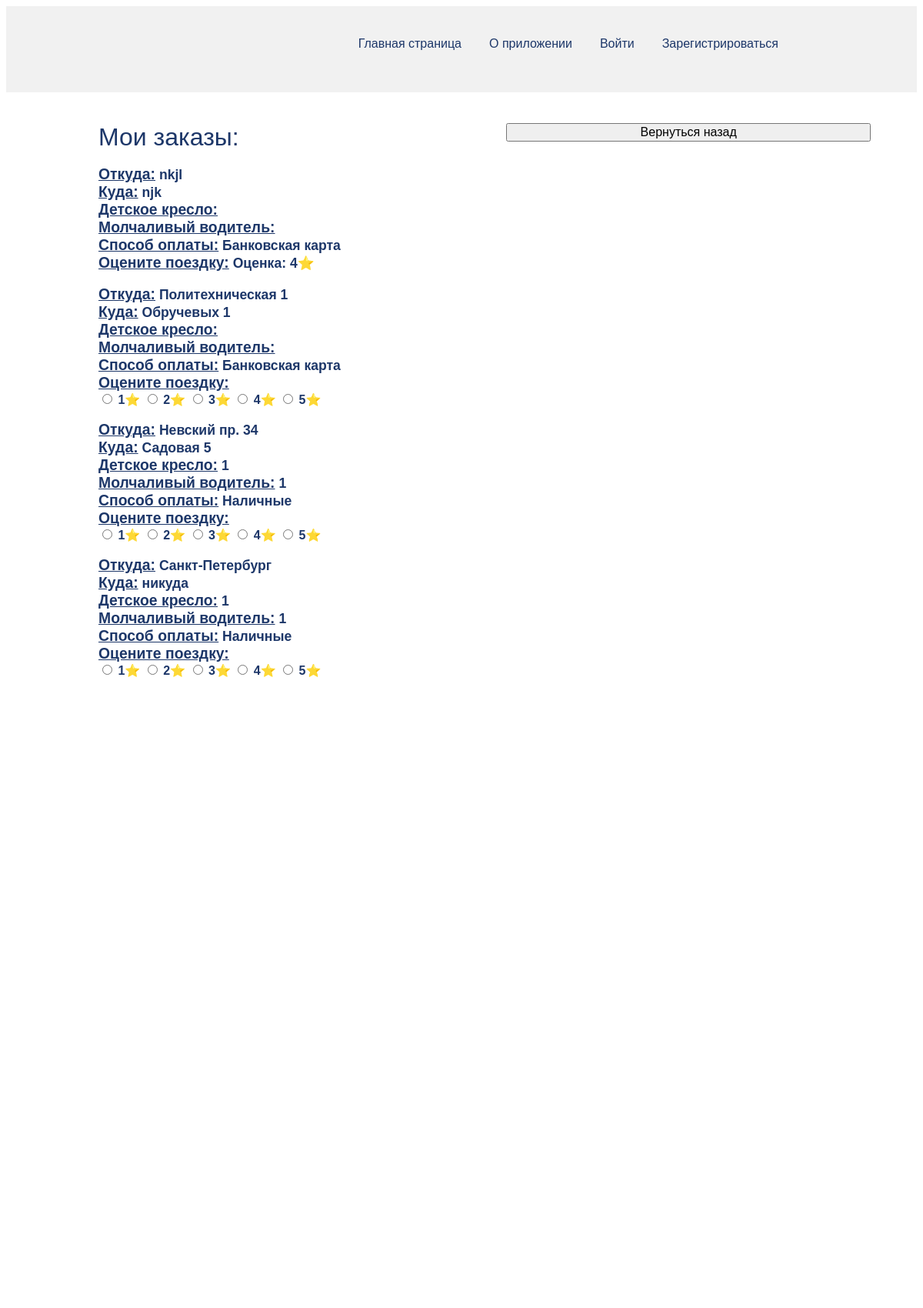
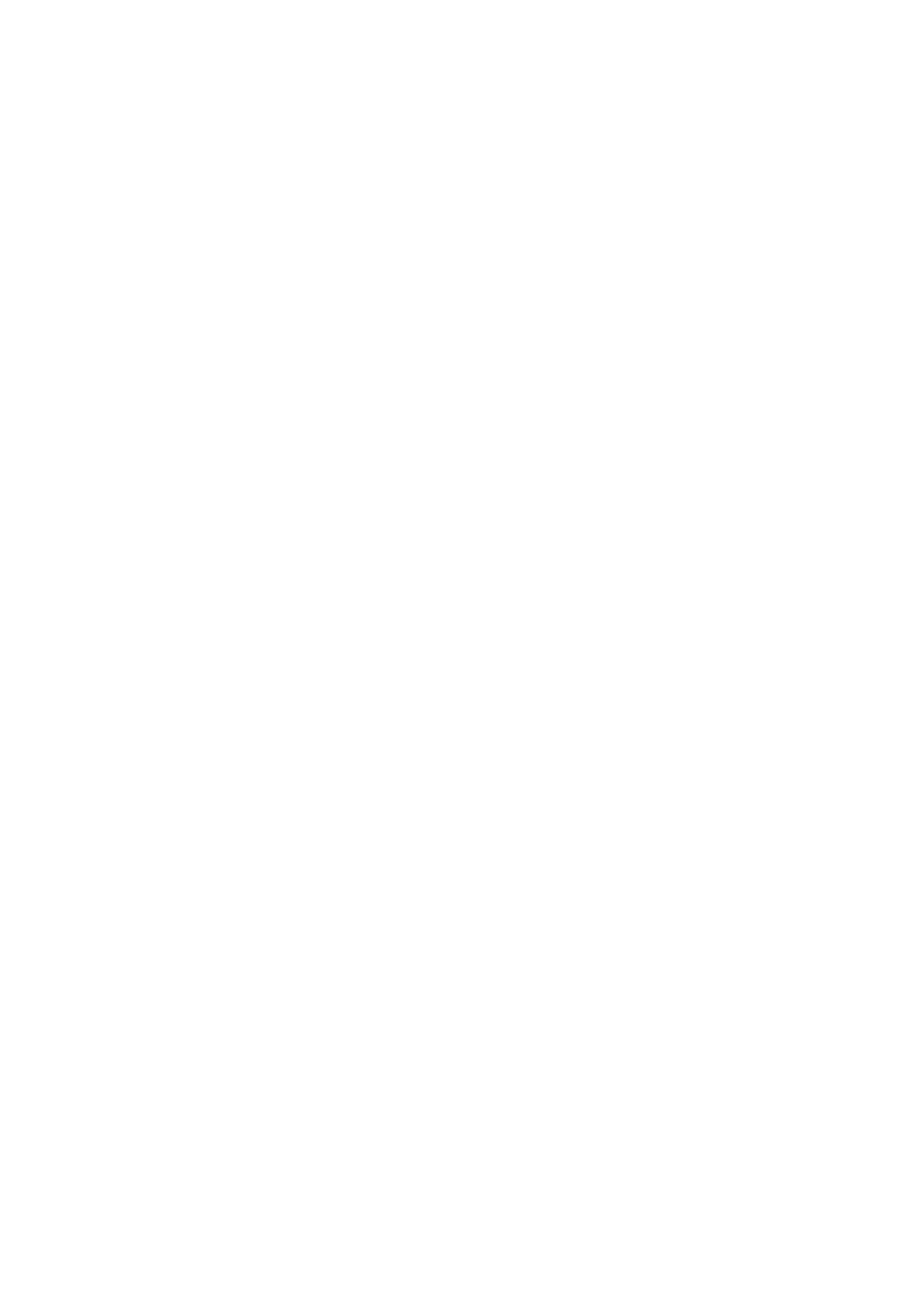
Page /taxi/pages/user_orders.php (signed in, upper part) on the committed database (2 pictures, top to bottom).
### tables this page shows
CREATE TABLE `orders` (
  `OrderID` int NOT NULL,
  `UserID` int NOT NULL,
  `DriverID` int NOT NULL,
  `StartLocation` varchar(100) NOT NULL,
  `EndLocation` varchar(100) NOT NULL,
  `Amount` float DEFAULT NULL,
  `BabyChair` tinyint(1) DEFAULT '0',
  `SilentDriver` tinyint(1) DEFAULT '0',
  `PaymentMethodID` int NOT NULL,
  `Mark` float DEFAULT NULL
);

CREATE TABLE `paymentmethods` (
  `PaymentMethodID` int NOT NULL,
  `PaymentMethodName` varchar(100) NOT NULL
);

### taxi/pages/user_orders.php (the view, shortened to what this page needs)
<!DOCTYPE html>
<html lang="en">
<head>
    <link rel="stylesheet" href="../css/header.css">
    <link rel="stylesheet" href="../css/footer.css">
    <link rel="stylesheet" href="../css/admin_users.css">
</head>
<body>
    <nav class="nav_main">
        <div class="content">
            <ul class="c-list">
                <li>
                    <a class="nav_text" href="../index.php"> Главная страница </a>
                </li>
                <li>
                    <a class="nav_text" href="about.php"> О приложении </a>
                </li>
                <li>
                    <a class="nav_text" href="login.php">Войти</a>
                </li>
                <li>
                    <a class="nav_text" href="registration.php">Зарегистрироваться</a>
                </li>
            </ul>
        </div>
    </nav>
    <div class="container">
        <?php
        include '../backend/connectionDB.php';
        $conn = mysqli_connect($servername, $username, $password, $dbname);
        $id = $_SESSION['UserID'];
        $query = "CALL GetOrdersByUserID(?)";
        if ($stmt = $conn->prepare($query)) {
            $stmt->bind_param("i", $id);
            if ($stmt->execute()) {
                $result = $stmt->get_result();
                echo '<label class="titles">Мои заказы:</label><br><br>';
                if ($result->num_rows > 0) {
                    while ($row = $result->fetch_assoc()) {
                        $orderId = $row["OrderID"];
                        $mark = $row["Mark"];
                        echo "<div class='c-text'><u style='font-size: 1.1em;'> Откуда:</u> " . $row["StartLocation"] .
                            "<br><u style='font-size: 1.1em;'> Куда:</u> " . $row["EndLocation"] .
                            "<br> <u style='font-size: 1.1em;'> Детское кресло:</u> " . $row["BabyChair"] .
                            "<br><u style='font-size: 1.1em;'> Молчаливый водитель:</u> " . $row["SilentDriver"] .
                            "<br><u style='font-size: 1.1em;'> Способ оплаты:</u> " . $row["PaymentMethodName"] .
                            "<br><u style='font-size: 1.1em;'> Оцените поездку:</u> ";
                        if ($mark !== null) {
                            echo "Оценка: $mark&#11088;";
                        } else {
                            echo '<form name="ratingForm_' . $orderId . '" method="POST" action="../backend/update_mark_and_rating.php">
                            <input type="hidden" name="orderId" value="' . $orderId . '">
                            <input type="radio" name="rating_' . $orderId . '" value="1" onclick="showThankYou(this)"> 1&#11088;
                            <input type="radio" name="rating_' . $orderId . '" value="2" onclick="showThankYou(this)"> 2&#11088;
                            <input type="radio" name="rating_' . $orderId . '" value="3" onclick="showThankYou(this)"> 3&#11088;
                            <input type="radio" name="rating_' . $orderId . '" value="4" onclick="showThankYou(this)"> 4&#11088;
                            <input type="radio" name="rating_' . $orderId . '" value="5" onclick="showThankYou(this)"> 5&#11088;
                            </form>';
                        }
                        echo "</div><br>";
                    }
                } else {
                    echo "Пока нет заказов.";
                }
            } else {
                echo "Ошибка при выполнении запроса: " . $stmt->error;
            }
        } else {
            echo "Ошибка при подготовке запроса: " . $conn->error;
        }
        ?>
    </div>
    <div class="buttons-container">
        <input type="button" class="button" value="Вернуться назад" onclick="goBack()"><br><br>
    </div>
</body>
</html>

### taxi/css/header.css (style rules this page uses)
* { font-family: 'Poppins', sans-serif; font-size: 16px; }
.nav_main { height: 10vh; padding: 3vh 15vw 1vh 8vw; background-color: #F1F1F1; }
.content { display: flex; }
.c-list { text-decoration-style: none; list-style: none; display: flex; gap: 3vw; margin-left: auto; }
.nav_text { color: #1d3769; }
a { text-decoration: none; }

### taxi/css/admin_users.css (style rules this page uses)
.container { float: left; margin-left: 10vw; margin-top: 5vh; width: 40%; color: #1d3769; padding-bottom: 10000px; }
.buttons-container { margin-right: 5vw; float: right; width: 40%; margin-top: 5vh; display: grid; }
.titles { font-size: 2em; font-weight: 200; }
.c-text { font-size: 1.1em; font-weight: 600; }

### rows in the picture
orders: StartLocation "nkjl", EndLocation "njk", PaymentMethodID.PaymentMethodName "Банковская карта", Mark "4"
orders: StartLocation "Политехническая 1", EndLocation "Обручевых 1", PaymentMethodID.PaymentMethodName "Банковская карта"
orders: StartLocation "Невский пр. 34", EndLocation "Садовая 5", BabyChair "1", SilentDriver "1", PaymentMethodID.PaymentMethodName "Наличные"
orders: StartLocation "Санкт-Петербург", EndLocation "никуда", BabyChair "1", SilentDriver "1", PaymentMethodID.PaymentMethodName "Наличные"
